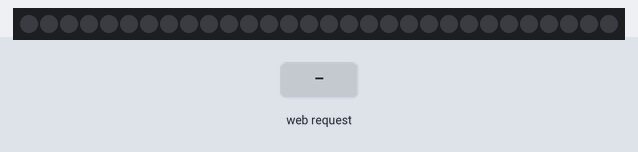
Recording of a sketch running on a simulated ESP32-C3. Shown: 30 RGB LEDs in strip order, left to right. Inputs (shaded band) come from the test bench. Dim RGB values are drawn brighter than linear; WiFi joins after 1.5 s; servers stay silent unless stated.

Above: at 2.8 s.
2.9 s: HTTP request GET /dawn received
At 3.2 s:
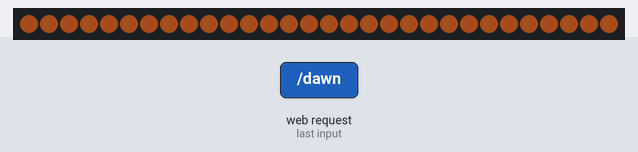
4.4 s: HTTP request GET /dawn?plain=1 received
At 5.5 s:
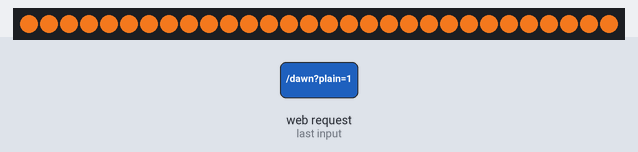
Timing chart, 0 to 7.4 s (numbered marks = the images above; inputs shaded):
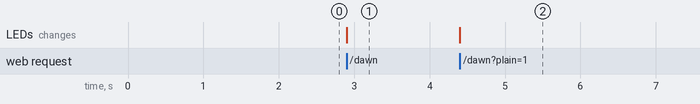

Measured:
- after the input at 2.9 s, the LEDs: change at once (image 1)
- after the input at 4.4 s, the LEDs: change at once (image 2)

The sketch:

esp32_dawn.ino
```cpp
/*
 * 睡眠中控 http_out 的灯带网关。烧到已有的 ESP32-C3 SuperMini。
 * Arduino：USB CDC On Boot = Enabled。
 * 中控步骤: HTTP 发出 → http://<esp-ip>/dawn  body {"progress":0.0~1.0}
 *
 * 接线（SK6812 暖白，独立 5V 2A，与 ESP 共地）:
 *   DIN → GPIO 10（也可用 0 / 1 / 3，改 LED_PIN）
 */
#include <WiFi.h>
#include <WebServer.h>
#include <Adafruit_NeoPixel.h>

const char *WIFI_SSID = "YOUR_SSID";
const char *WIFI_PASS = "YOUR_PASS";
const uint16_t LED_COUNT = 30;
const int8_t LED_PIN = 10;

Adafruit_NeoPixel strip(LED_COUNT, LED_PIN, NEO_GRB + NEO_KHZ800);
WebServer server(80);
float progress = 0;

void cors() {
  server.sendHeader("Access-Control-Allow-Origin", "*");
  server.sendHeader("Access-Control-Allow-Methods", "GET, POST, OPTIONS");
  server.sendHeader("Access-Control-Allow-Headers", "Content-Type");
}

void paint() {
  float p = progress;
  if (p < 0) p = 0;
  if (p > 1) p = 1;
  uint8_t r = (uint8_t)(40 + p * 180);
  uint8_t g = (uint8_t)(18 + p * 90);
  uint8_t b = (uint8_t)(6 + p * 20);
  for (uint16_t i = 0; i < LED_COUNT; i++) {
    strip.setPixelColor(i, strip.Color(r, g, b));
  }
  strip.show();
}

void handleDawn() {
  cors();
  String body = server.arg("plain");
  if (body.length() == 0) body = server.arg("progress");
  body.trim();
  if (body.startsWith("{")) {
    int idx = body.indexOf("progress");
    if (idx >= 0) {
      int colon = body.indexOf(':', idx);
      progress = body.substring(colon + 1).toFloat();
    }
  } else if (body.length()) {
    progress = body.toFloat();
  }
  paint();
  server.send(200, "application/json", "{\"ok\":true}");
}

void setup() {
  strip.begin();
  strip.clear();
  strip.show();
  WiFi.mode(WIFI_STA);
  WiFi.begin(WIFI_SSID, WIFI_PASS);
  while (WiFi.status() != WL_CONNECTED) {
    delay(400);
  }
  server.on("/dawn", HTTP_OPTIONS, []() {
    cors();
    server.send(204);
  });
  server.on("/dawn", HTTP_POST, handleDawn);
  server.on("/dawn", HTTP_GET, handleDawn);
  server.on("/", []() {
    cors();
    server.send(200, "text/plain", WiFi.localIP().toString());
  });
  server.begin();
}

void loop() {
  server.handleClient();
}
```
